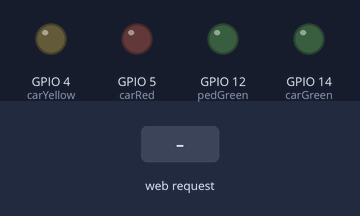
The sketch below on a simulated ESP8266 (NodeMCU). Shown: output pins drawn as LEDs (lit = HIGH). Dashed ring = blinking. Inputs (shaded band) come from the test bench. WiFi joins after 1.5 s; servers stay silent unless stated; what the sketch prints to the serial monitor is not drawn.

Above: at 2.7 s.
2.8 s: HTTP request GET /toggle/yellow-blink received
At 3.7 s:
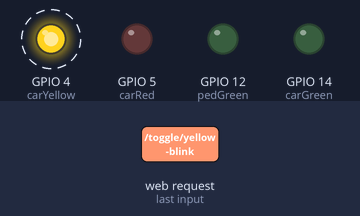
5.8 s: HTTP request GET /start received
At 6.5 s:
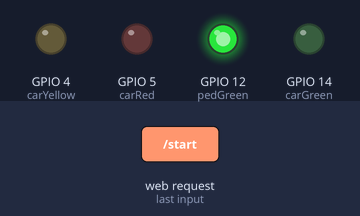
At 10.4 s:
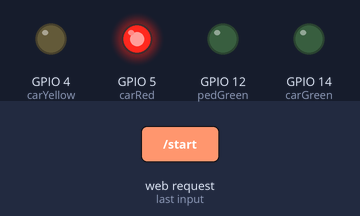
Timing chart, 0 to 18.3 s (numbered marks = the images above; inputs shaded):
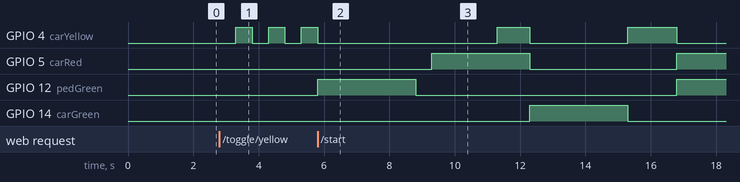

The sketch:

Cpp_arduino_file.ino
```cpp
#include <ESP8266WiFi.h>
#include <ESP8266WebServer.h>
#include <Ticker.h>

const char* ssid = "SSID:	Sakhib’s iPhone";
const char* password = "sakhib1414";

ESP8266WebServer server(80);
Ticker ticker;

const int carRed = 5;
const int carYellow = 4;
const int carGreen = 14;
const int pedGreen = 12;

bool yellowBlinking = false;
bool yellowState = false;

void setup() {
  Serial.begin(9600);

  pinMode(carRed, OUTPUT);
  pinMode(carYellow, OUTPUT);
  pinMode(carGreen, OUTPUT);
  pinMode(pedGreen, OUTPUT);

  digitalWrite(carRed, LOW);
  digitalWrite(carYellow, LOW);
  digitalWrite(carGreen, LOW);
  digitalWrite(pedGreen, LOW);

  WiFi.begin(ssid, password);
  while (WiFi.status() != WL_CONNECTED) {
    delay(500); Serial.print(".");
  }

  Serial.println("\nConnected to WiFi:");
  Serial.println(WiFi.localIP());

  server.on("/", handleRoot);

  server.on("/start", []() {
    stopYellowBlink();
    runTrafficSequence();
    server.send(200, "text/plain", "Sequence Started");
  });

  server.on("/toggle/red", []() {
    static bool redState = false;
    redState = !redState;
    digitalWrite(carRed, redState ? HIGH : LOW);
    server.send(200, "text/plain", redState ? "ON" : "OFF");
  });

  server.on("/toggle/green", []() {
    static bool greenState = false;
    greenState = !greenState;
    digitalWrite(carGreen, greenState ? HIGH : LOW);
    server.send(200, "text/plain", greenState ? "ON" : "OFF");
  });

  server.on("/toggle/yellow-blink", []() {
    yellowBlinking = !yellowBlinking;
    if (yellowBlinking) {
      ticker.attach_ms(500, []() {
        yellowState = !yellowState;
        digitalWrite(carYellow, yellowState ? HIGH : LOW);
      });
      server.send(200, "text/plain", "Blinking");
    } else {
      ticker.detach();
      digitalWrite(carYellow, LOW);
      server.send(200, "text/plain", "Stopped");
    }
  });

  server.begin();
}

void loop() {
  server.handleClient();
}

void stopYellowBlink() {
  yellowBlinking = false;
  ticker.detach();
  digitalWrite(carYellow, LOW);
}

void runTrafficSequence() {
  digitalWrite(pedGreen, HIGH); delay(3000);
  digitalWrite(pedGreen, LOW); delay(500);

  digitalWrite(carRed, HIGH); delay(2000);
  digitalWrite(carYellow, HIGH); delay(1000);

  digitalWrite(carRed, LOW);
  digitalWrite(carYellow, LOW);
  digitalWrite(carGreen, HIGH); delay(3000);

  digitalWrite(carGreen, LOW);
  digitalWrite(carYellow, HIGH); delay(1500);

  digitalWrite(carYellow, LOW);
  digitalWrite(carRed, HIGH);
  digitalWrite(pedGreen, HIGH);
}

void handleRoot() {
  server.send(200, "text/html", R"rawliteral(
<!DOCTYPE html>
<html>
<head>
  <meta charset="UTF-8">
  <title>Traffic Light</title>
  <style>
    body {
      margin: 0;
      font-family: sans-serif;
      background: url('https://i.imgur.com/HWL2qmI.jpg') no-repeat center center fixed;
      background-size: cover;
      overflow: hidden;
    }

    .traffic-wrapper {
      position: fixed;
      bottom: 10px;
      left: 10px;
      display: flex;
      flex-direction: column;
      align-items: center;
    }

    .light-box, .ped-box {
      background: #222;
      padding: 10px;
      border-radius: 10px;
      display: flex;
      flex-direction: column;
      gap: 10px;
      box-shadow: 0 0 8px rgba(0,0,0,0.6);
      transform: scale(0.85);
    }

    .light, .ped-light {
      width: 50px;
      height: 50px;
      border-radius: 50%;
      border: 2px solid white;
      background: #444;
      font-size: 0;
      cursor: pointer;
      margin: 4px auto;
    }

    .ped-light {
      font-size: 24px;
      line-height: 50px;
      text-align: center;
      color: white;
    }

    .red.on { background: red; }
    .yellow.on { background: yellow; }
    .green.on { background: limegreen; }

    .pole, .ground-pole {
      width: 8px;
      background: gray;
      border-radius: 4px;
      margin: 4px 0;
    }

    .pole { height: 50px; }
    .ground-pole { height: 120px; }

    button {
      margin-top: 10px;
      padding: 10px 20px;
      font-size: 14px;
      background: #333;
      color: white;
      border: none;
      border-radius: 8px;
      cursor: pointer;
    }

    #car {
      width: 120px;
      height: 60px;
      background: crimson;
      position: absolute;
      bottom: 25px;
      right: -150px;
      border-radius: 12px 12px 5px 5px;
      box-shadow: 0 4px 6px rgba(0,0,0,0.5);
      transition: right 0.5s ease;
    }

    #car::before, #car::after {
      content: "";
      position: absolute;
      bottom: -12px;
      width: 25px;
      height: 25px;
      background: black;
      border-radius: 50%;
    }

    #car::before { left: 15px; }
    #car::after { right: 15px; }

    #pedestrian {
      position: absolute;
      bottom: 25px;
      left: -60px;
      width: 40px;
      height: 70px;
      transition: left 0.5s ease;
    }

    #pedestrian .head {
      width: 30px;
      height: 30px;
      background: #fff4dd;
      border-radius: 50%;
      margin: 0 auto;
    }

    #pedestrian .body {
      width: 24px;
      height: 40px;
      background: #007bff;
      margin: 2px auto 0 auto;
      border-radius: 4px;
    }

    #pedestrian.walking {
      animation: walk-across 5s linear forwards;
    }

    @keyframes walk-across {
      0% { left: -60px; }
      100% { left: 120%; }
    }
  </style>
</head>
<body>
  <div class="traffic-wrapper">
    <div class="light-box">
      <div id="car_red" class="light red" onclick="toggleLight('car_red')"></div>
      <div id="car_yellow" class="light yellow" onclick="toggleYellowBlink()"></div>
      <div id="car_green" class="light green" onclick="toggleLight('car_green')"></div>
    </div>

    <div class="pole"></div>

    <div class="ped-box">
      <div id="ped_red" class="ped-light red">🚷</div>
      <div id="ped_green" class="ped-light green">🚶</div>
    </div>

    <div class="ground-pole"></div>

    <button onclick="startCycle()">Start Sequence</button>
  </div>

  <div id="car"></div>
  <div id="pedestrian">
    <div class="head"></div>
    <div class="body"></div>
  </div>

  <script>
    function set(id, on) {
      document.getElementById(id).classList.toggle('on', on);
    }

    function delay(ms) {
      return new Promise(resolve => setTimeout(resolve, ms));
    }

    async function startCycle() {
      fetch('/start');

      set("ped_green", true);
      set("ped_red", false);
      startWalking();
      await delay(3000);

      set("ped_green", false);
      set("ped_red", true);
      await delay(500);

      set("car_red", true);
      moveCar(false);
      await delay(2000);

      set("car_yellow", true);
      await delay(1000);

      set("car_red", false);
      set("car_yellow", false);
      set("car_green", true);
      moveCar(true);
      await delay(3000);

      set("car_green", false);
      set("car_yellow", true);
      moveCar(false);
      await delay(1500);

      set("car_yellow", false);
      set("car_red", true);
      set("ped_green", true);
      set("ped_red", false);
      startWalking();
    }

    function toggleLight(id) {
      const el = document.getElementById(id);
      el.classList.toggle('on');

      if (id === "car_red") fetch("/toggle/red");
      if (id === "car_green") {
        fetch("/toggle/green");
        moveCar(el.classList.contains("on"));
      }
    }

    function toggleYellowBlink() {
      const el = document.getElementById("car_yellow");
      el.classList.toggle('on');
      fetch("/toggle/yellow-blink");
    }

    function moveCar(active) {
      const car = document.getElementById("car");
      if (active) {
        car.style.transition = "right 5s linear";
        car.style.right = "120%";
      } else {
        car.style.transition = "none";
        car.style.right = "-150px";
      }
    }

    function startWalking() {
      const ped = document.getElementById("pedestrian");
      ped.classList.remove("walking");
      void ped.offsetWidth;
      ped.classList.add("walking");
    }
  </script>
</body>
</html>
)rawliteral"
);
}
```

Measured:
- after the input at 2.8 s, GPIO 4 (carYellow): alternates HIGH for 0.50 s and LOW for 0.50 s, starting after 0.50 s
- after the input at 5.8 s, GPIO 5 (carRed): LOW → HIGH after 3.5 s, → LOW 3.0 s later, → HIGH 4.5 s later; GPIO 12 (pedGreen): LOW → HIGH at once, → LOW 3.0 s later, → HIGH 8.0 s later; GPIO 14 (carGreen): LOW → HIGH after 6.5 s, → LOW 3.0 s later
